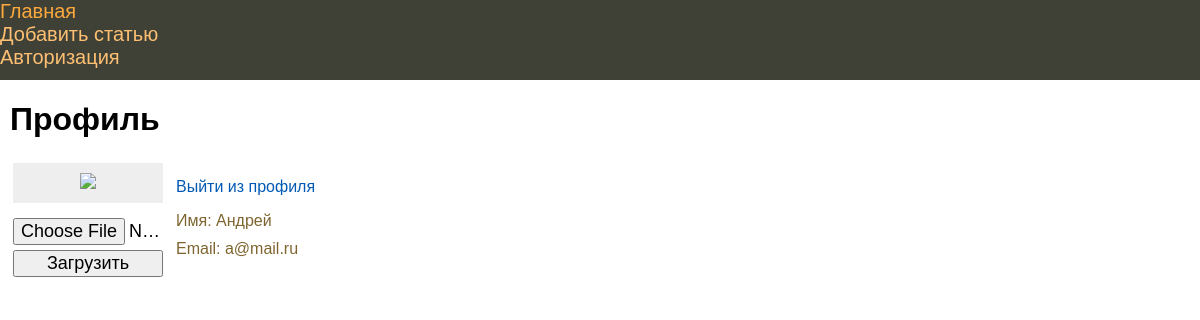
The page /profile (signed in) on the database as committed earlier.
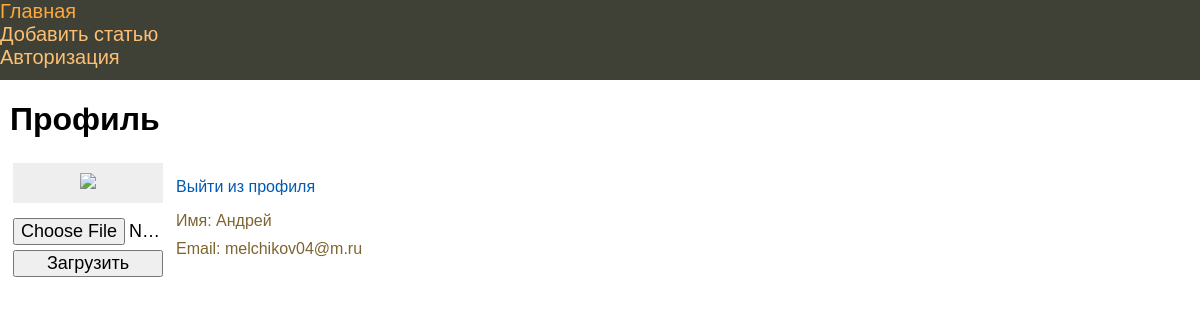
The same page on the database as committed later.
### tables this page shows
CREATE TABLE mainmenu (
    id integer PRIMARY KEY AUTOINCREMENT,
    title text NOT NULL,
    url text NOT NULL
);

CREATE TABLE users (
    id integer PRIMARY KEY AUTOINCREMENT,
    name text NOT NULL,
    email text NOT NULL,
    psw text NOT NULL,
    avatar BLOB DEFAULT NULL,
    time integer NOT NULL
);

### app.py (the view)
@app.route("/profile")
@login_required
def profile():
    return render_template("profile.html", menu=dbase.getMenu(), title="Профиль")

### FDataBase.py (called while the page is built)
    def getMenu(self):
        sql = """SELECT * FROM mainmenu"""
        try:
            self.__cur.execute(sql)
            res = self.__cur.fetchall()
            if res:
                return res
        except Exception as e:
            print("Ошибка чтения из БД " + str(e))
        return []

    def getUser(self, user_id):
        try:
            self.__cur.execute(f"SELECT * FROM users WHERE id = {user_id} LIMIT 1")
            res = self.__cur.fetchone()
            if not res:
                print("Пользователь не найде")
                return False
            return res
        except sqlite3.Error as e:
            print("Ошибка получения данных из БД " + str(e))
        return False

### UserLogin.py (called while the page is built)
    def fromDB(self, user_id, db):
        self.__user = db.getUser(user_id)
        return self

    def getName(self):
        return self.__user["name"] if self.__user else "Без имени"

    def getEmail(self):
        return self.__user["email"] if self.__user else "Без email"

### app.py (called while the page is built)
@login_manager.user_loader
def load_user(user_id):
    print("load_user")
    return UserLogin().fromDB(user_id, dbase)

def connect_db():
    conn = sqlite3.connect(app.config["DATABASE"])
    conn.row_factory = sqlite3.Row
    return conn

def get_db():
    if not hasattr(g, "link_db"):
        g.link_db = connect_db()
    return g.link_db

@app.before_request
def before_request():
    global dbase
    db = get_db()
    dbase = FDataBase(db)

### templates/profile.html (shortened to what this page needs)
{% extends "base.html" %}
{% block content %}
    {{ super() }}
    <table border="0" class="profile-table">
        <tr>
            <td valign="top">
                <div class="profile-ava">
                    <img src="{{ url_for("userava") }}">
                </div>
                <div class="profile-load">
                    <form action="{{ url_for("upload") }}"
                          method="POST"
                          enctype="multipart/form-data">
                        <p>
                            <input type="file" name="file">
                        </p>
                        <p>
                            <input type="submit" value="Загрузить">
                        </p>
                    </form>
                </div>
            </td>
            <td valign="top" class="profile-panel">
                <p>
                    <a href="{{ url_for("logout") }}">Выйти из профиля</a>
                </p>
                <ul class="profile-info">
                    <li>Имя: {{ current_user.getName() }}</li>
                    <li>Email: {{ current_user.getEmail() }}</li>
                </ul>
            </td>
        </tr>
    </table>
{% endblock content %}

### templates/base.html (shortened to what this page needs)
<!DOCTYPE html>
<html lang="en">
    <head>
        <link type="text/css"
              href="{{ url_for('static', filename='css/styles.css') }}"
              rel="stylesheet" />
    </head>
    <body>
        {% block content -%}
            {%- block mainmenu -%}
                <ul class="mainmenu">
                    {% for m in menu -%}
                        <li>
                            <a href="{{ m.url }}">{{ m.title }}</a>
                        </li>
                    {% endfor -%}
                </ul>
            {% endblock mainmenu -%}
            <div class="content">
                {% if title -%}
                    <h1>{{ title }}</h1>
                {% else -%}
                    <h1>Про Flask</h1>
                {% endif -%}
            {% endblock content -%}
        </div>
    </body>
</html>

### static/css/styles.css (style rules this page uses)
html, body { font-family: 'Arial'; margin: 0; padding: 0; height: 100%; width: 100%; }
a { color: #0059b2; text-decoration: none; }
ul.mainmenu { list-style: none; background: #3F4137; height: 80px; margin: 0; padding: 0; color: #fdc073; font-size: 20px; overflow: hidden; }
ul.mainmenu li a { color: #FDC073; text-decoration: none; }
div.content { margin: 10px; }
.profile-ava { width: 130px; text-align: center; overflow: hidden; background: #eee; padding: 10px; }
.profile-ava img { max-width: 150px; height: auto; }
.profile-load { margin-top: 10px; overflow: hidden; max-width: 150px; }
.profile-load input[type=submit], input[type=file] { width: 100%; font-size: 18px; }
.profile-load p { padding: 0; margin: 5px 0 0 0; }
.profile-panel { padding: 0 0 0 10px; }
ul.profile-info { list-style: none; margin: 10px 0 0 0; padding: 0; color: #7E652F; }
ul.profile-info li { margin-top: 10px; }

Rows that differ between the two databases and show on the page:
changed users "Андрей": getEmail "a@mail.ru" → "melchikov04@m.ru"
